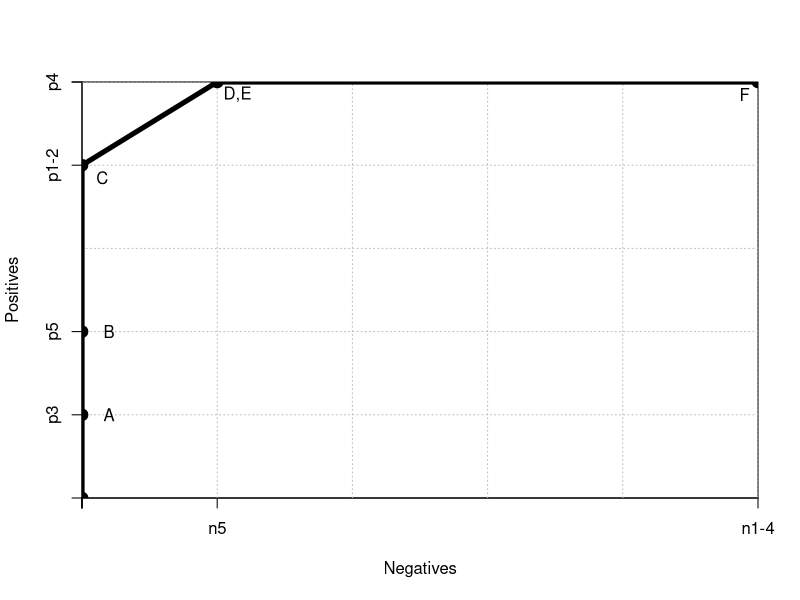

Reproduce this figure in R.
## ---- chunk 1

x <- c(0,0,0,0,100,500)
y <- c(0,100,200,400,500,500)

h <- 500 # height of plot
w <- 500 # width of plot
# w <- 360 # width of plot
grid.step <- 100

# print to a file
# png(height = h, width = w, filename = "pn-nested.png")
# windows(height = h, width = w)

plot( c(0,w), c(0,h),  
     xaxs = "i",yaxs = "i",
     xaxt = 'n', yaxt = 'n',
     type = "n",
     xlab = "Negatives", ylab = "Positives")
     
# draw axes
axis(2,y,labels=c('','p3','p5','p1-2','p4',''))
axis(1,x,labels=c('','','','','n5','n1-4'))

# add a grid
# grid seems to be buggy
#grid (nx = w/grid.step, ny = h/grid.step)
gx <- grid.step
while (gx <= w) {
  abline(v = gx, col="gray", lty="dotted")
  gx <- gx + grid.step
}
gy <- grid.step
while (gy <= h) {
  abline(h = gy, col="gray", lty="dotted")
  gy <- gy + grid.step
}

# draw diagonal
# abline(c(0,h/w),lty=3)

# label the points
text( x[2]+20, y[2], "A")
text( x[3]+20, y[3], "B")
text( x[4]+15, y[4]-15, "C")
text( x[5]+15, y[5]-15, "D,E")
text( x[6]-10, y[6]-15, "F")


# now draw nested grids
#for (i in 2:3) {
#  abline(v=x[i],lty='dashed')
#  abline(h=y[i],lty='dashed')
#}

# draw curve
lines( x, y, lwd=5, type='o')

#for (i in 1:11) {
#	for (j in 1:11) {
#		if (i<j) {col='red'}
#		if (i==j) {col='orange'}
#		if (i>j) {col='green'}
#		rect(x[i],y[j],x[i+1],y[j+1],col=col)
#		}
#}


# convex hull
#segments(x[4],y[4],x[6],y[6],lty=3,col="red")
#segments(x[6],y[6],x[9],y[9],lty=3,col="red")

# close file
#dev.off()
